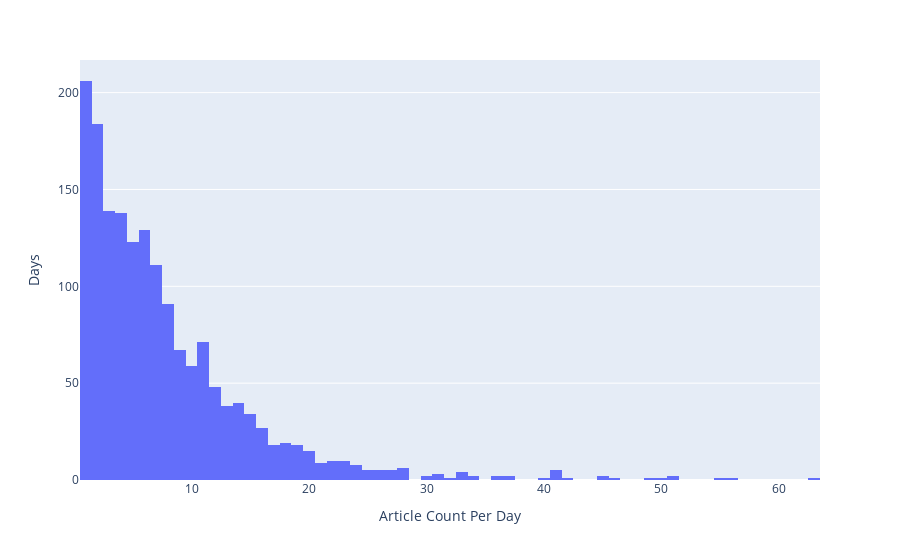

Here is the notebook cell this chart was saved with:
### Markdown cell above
Let's look at a histogram of "article count per day"

### Code cell
import plotly.express as px
#df = px.data.tips()
fig = px.histogram(Apl_counts, x="Article_Count",  labels={"Article_Count": "Article Count Per Day"})
fig.update_layout(yaxis_title="Days")
fig.show()

### Figure 1 — Plotly figure (JSON) as saved in the notebook; plotly's stock layout.template omitted (floating-point values rounded to 4 significant figures; data arrays with more than 128 entries replaced by an {"elided": "..."} marker saying what was removed)
{"data": [{"alignmentgroup": "True", "bingroup": "x", "hovertemplate": "Article Count Per Day=%{x}<br>count=%{y}<extra></extra>", "legendgroup": "", "marker": {"color": "#636efa", "pattern": {"shape": ""}}, "name": "", "offsetgroup": "", "orientation": "v", "showlegend": false, "type": "histogram", "x": {"elided": "1666 int values"}, "xaxis": "x", "yaxis": "y"}], "layout": {"barmode": "relative", "legend": {"tracegroupgap": 0}, "margin": {"t": 60}, "xaxis": {"anchor": "y", "domain": [0, 1], "title": {"text": "Article Count Per Day"}}, "yaxis": {"anchor": "x", "domain": [0, 1], "title": {"text": "Days"}}}}
